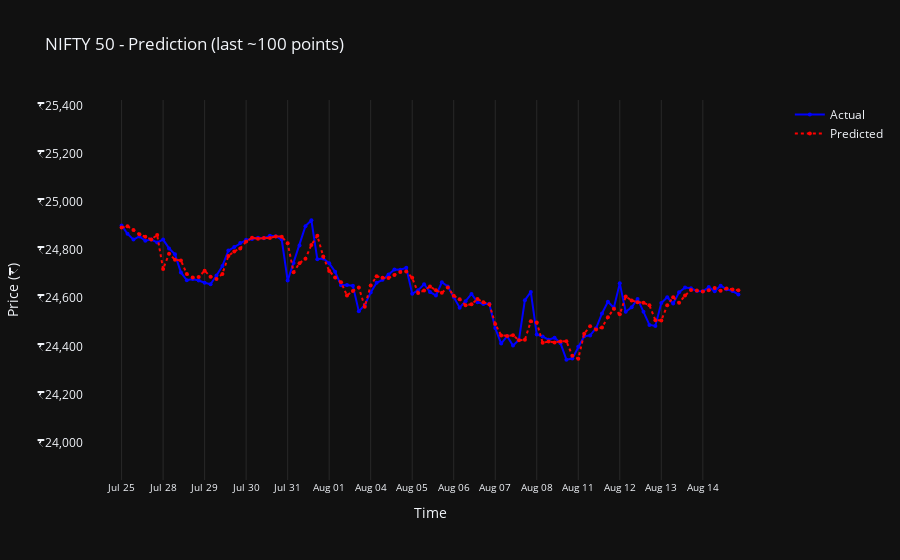

The code cell stored with this chart in its notebook:
### Code cell
from plot_data_util import plot_train_and_prediction
data = pd.read_csv("NIFTY_50_predictions.csv", parse_dates=True, index_col=0)
plot_train_and_prediction(data, ticker="NIFTY 50", n=100)
